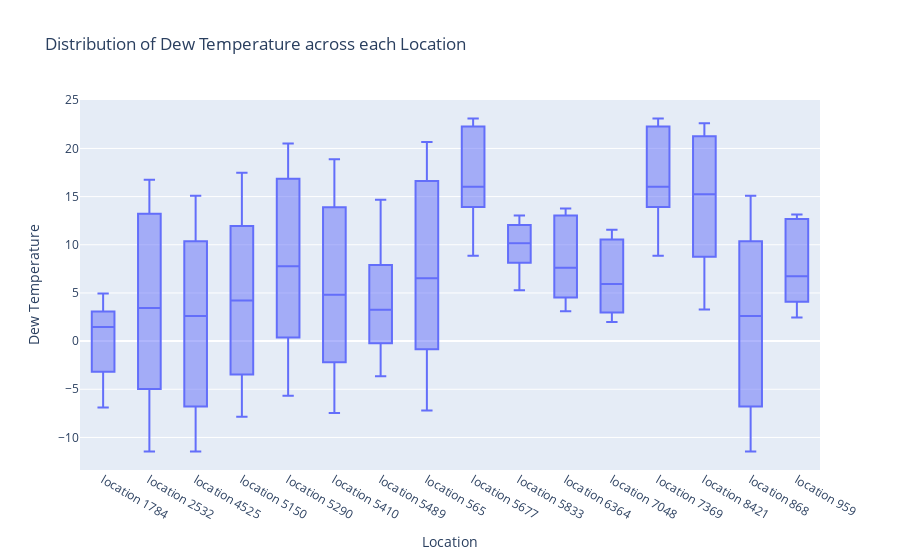

Notebook source saved alongside this figure:
### Markdown cell above
<div class="alert alert-info">
<h4><strong><i>Above plot shows, Location 868 and Location 4525 has very high distribution of precipitation</i></strong></h4>
</div>

### Code cell
fig = px.box(df_weather, y="dew_temp", x="deidentified_location", title="Distribution of Dew Temperature across each Location")
fig.update_yaxes(title='Dew Temperature')
fig.update_xaxes(title='Location')

fig.show()

### Figure 1 — Plotly figure (JSON) as saved in the notebook; plotly's stock layout.template omitted (floating-point values rounded to 4 significant figures; data arrays with more than 128 entries replaced by an {"elided": "..."} marker saying what was removed)
{"data": [{"alignmentgroup": "True", "hovertemplate": "deidentified_location=%{x}<br>dew_temp=%{y}<extra></extra>", "legendgroup": "", "marker": {"color": "#636efa"}, "name": "", "notched": false, "offsetgroup": "", "orientation": "v", "showlegend": false, "type": "box", "x": {"elided": "192 str values"}, "x0": " ", "xaxis": "x", "y": {"elided": "192 float values"}, "y0": " ", "yaxis": "y"}], "layout": {"boxmode": "group", "legend": {"tracegroupgap": 0}, "title": {"text": "Distribution of Dew Temperature across each Location"}, "xaxis": {"anchor": "y", "domain": [0, 1], "title": {"text": "Location"}}, "yaxis": {"anchor": "x", "domain": [0, 1], "title": {"text": "Dew Temperature"}}}}
